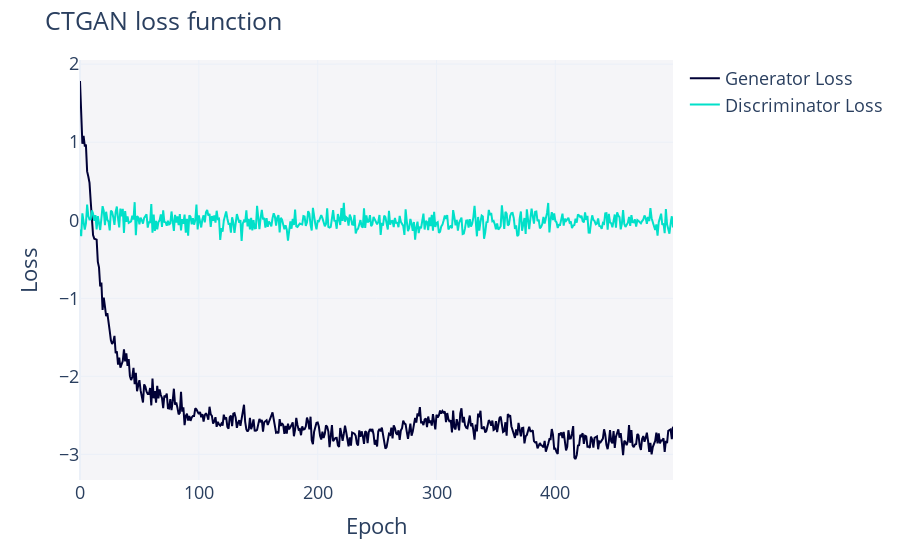

Write notebook code for a chart like this one.
### Code cell
# check loss function
fig = gen.get_loss_values_plot()
fig.show()

### Figure 1 — Plotly figure (JSON) as saved in the notebook; plotly's stock layout.template omitted (floating-point values rounded to 4 significant figures; data arrays with more than 128 entries replaced by an {"elided": "..."} marker saying what was removed)
{"data": [{"hovertemplate": "variable=Generator Loss<br>Epoch=%{x}<br>value=%{y}<extra></extra>", "legendgroup": "Generator Loss", "line": {"color": "#000036", "dash": "solid"}, "marker": {"symbol": "circle"}, "mode": "lines", "name": "Generator Loss", "orientation": "v", "showlegend": true, "type": "scatter", "x": {"elided": "500 int values"}, "xaxis": "x", "y": {"elided": "500 float values"}, "yaxis": "y"}, {"hovertemplate": "variable=Discriminator Loss<br>Epoch=%{x}<br>value=%{y}<extra></extra>", "legendgroup": "Discriminator Loss", "line": {"color": "#01E0C9", "dash": "solid"}, "marker": {"symbol": "circle"}, "mode": "lines", "name": "Discriminator Loss", "orientation": "v", "showlegend": true, "type": "scatter", "x": {"elided": "500 int values"}, "xaxis": "x", "y": {"elided": "500 float values"}, "yaxis": "y"}], "layout": {"font": {"size": 18}, "legend": {"orientation": "v", "title": {"text": ""}, "tracegroupgap": 0}, "margin": {"t": 60}, "plot_bgcolor": "#F5F5F8", "title": {"text": "CTGAN loss function"}, "xaxis": {"anchor": "y", "domain": [0, 1], "title": {"text": "Epoch"}}, "yaxis": {"anchor": "x", "domain": [0, 1], "title": {"text": "Loss"}}}}
